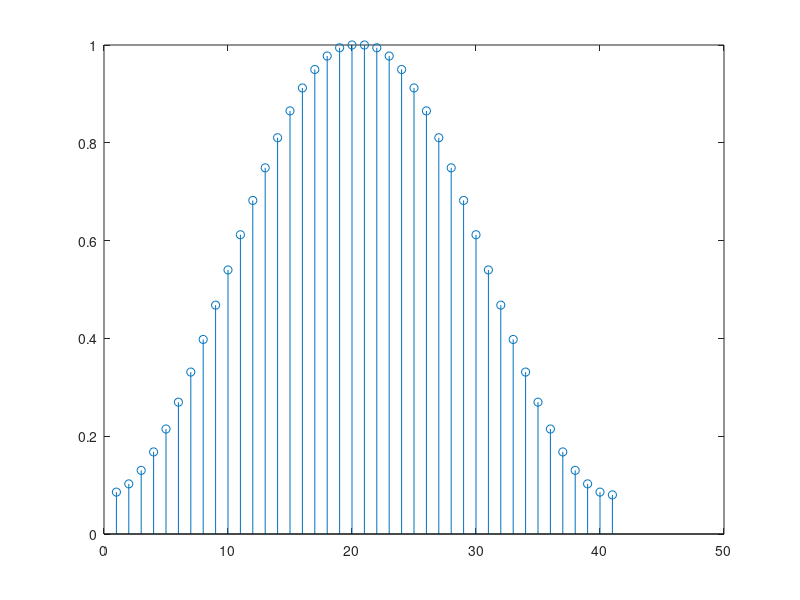
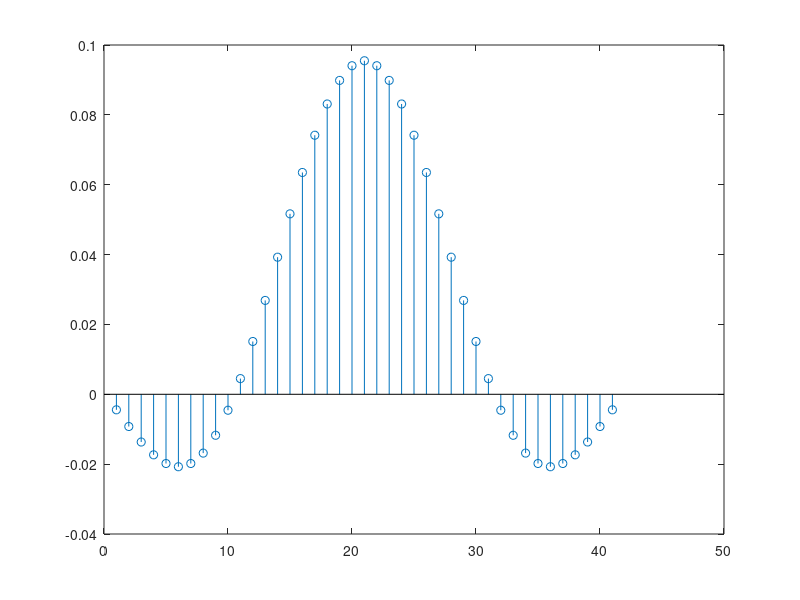
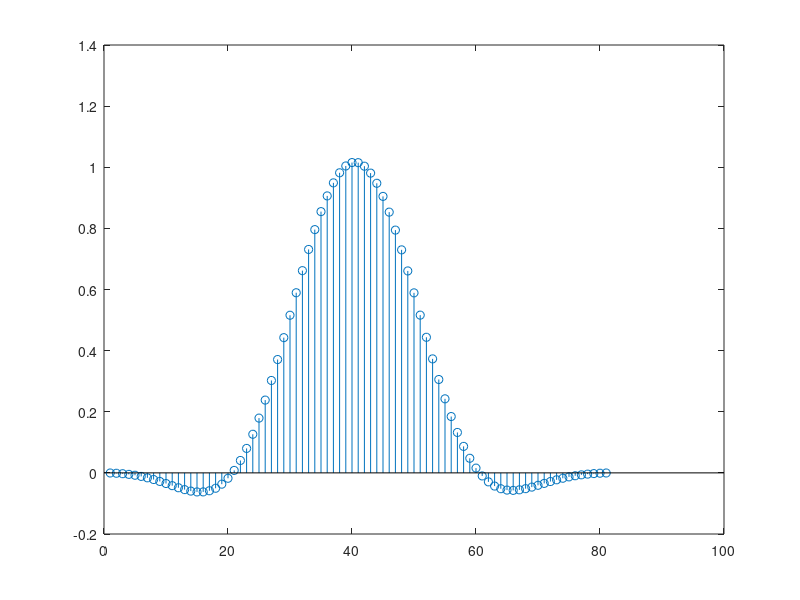
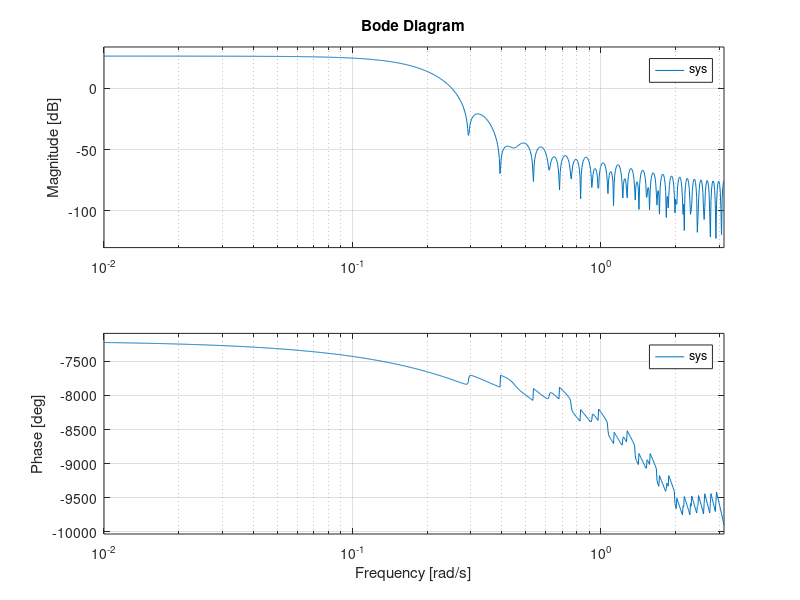

The MATLAB source for these figures, in order: (Note: this script raises an error after producing the figures.)
clc;
home;
close all;

%% Task - 1
% Design a LPF to meet Following Parameters
% With Hanning Window

% =------------Parameters-----------=

% In Hertz 
fs = 48e3;      % Sampling Frequency
f1 = 9.2e3;     % Stop-band frequnecy
fp = 5.2e3;     % Passband edge frequency
fc = (f1+fp)/2; % Cut-off frequency
% in randians
ws = (2*pi*fs);   
w1 = pi*(2*pi*f1)/(ws/2)
wp = pi*(2*pi*fp)/(ws/2)
wc = (2*pi*fc)/(ws/2)
wb = w1- wp    % Mainlobe Width

% Passband Stopband Attenuations
As = 50;        % in dB desired >= 50dB
Ap = 0.3;       % in dB desired <= 0.3dB

% Stop band and Passband ripple
rp = (10^(Ap/20) - 1) / (10^(Ap/20) + 1); 
rs = 10^-(As/20);
delta = min(rp,rs);

A = -20*log10(delta)
M = (6.6*pi)/wb;
M = ceil(M)
    if(rem(M,2) == 1)
        M = M + 1
    end
L = M+1;
n = 0:M;

% Hamming/Hanning Window Function
a = 0.54;
Wh = a +(1-a)*cos(2*pi*n*(L-1)^-1); %  Hanning  Window Function
Wh = circshift(Wh,[0,M/2]);         %  Non-Causal to Causal

Hd = (wc/pi)*sinc((wc/pi)*(n-M/2)); %  Ideal Low Pass Filter
Hf = conv(Wh,Hd);                        %  Filter-co-efficient 


sys = filt([Hf],[1]);

figure(1);
stem(Wh);
figure(2);
stem(Hd);
figure(3);
stem(Hf);
figure(4);
bode(sys);

w = -pi/2:0.01:pi/2;
[M,P] = freqresp(sys,w);

figure(5);
subplot(2,1,1)
plot(w,log10(squeeze(abs(M))));
subplot(2,1,2)
plot(w,squeeze(angle(M)));


%% Task - 2
% Design a BPF to meet Following Parameters
% With Blackman Window

% % =------------Parameters-----------=
% 
% % In Hertz 
% fs  = 2e3;      % Sampling Frequency
% fs1 = 200;      % Stopband frequency-1
% fp1 = 300;      % Passband frequnecy-1
% fp2 = 500;      % Passband frequency-2
% fs2 = 500;      % Stopband frequency-2
% 
% % Normalized Frequencies
% ws = (2*pi*fs);   
% wp1= pi*(2*pi*fp1)/(ws/2);
% wp2= pi*(2*pi*fp2)/(ws/2);
% ws1= pi*(2*pi*fs1)/(ws/2);
% ws1= pi*(2*pi*fs1)/(ws/2);
% 
% wc1= (wp1-ws2)/2;   % Lower Cut-off Frequency
% wc2= (ws2-wp2)/2;   % Upper Cut-off Freqeuncy
% 
% % Passband Stopband Attenuations
% As = 60;        % in dB desired >= 60dB
% Ap = 0.3;       % in dB desired <= 0.1dB
% 
% % Stop band and Passband ripple
% rp = (10^(Ap/20) - 1) / (10^(Ap/20) + 1); 
% rs = 10^-(As/20);
% delta = min(rp,rs);
% 
% A = -20*log10(delta)
% M = (6.6*pi)/wb;
% M = ceil(M)
%     if(rem(M,2) == 1)
%         M = M + 1
%     end
% L = M+1;
% n = 0:M;
% 
% % Hamming/Hanning Window Function
% a = 0.54;
% Wh = a +(1-a)*cos(2*pi*n*(L-1)^-1); %  Hanning  Window Function
% Wh = circshift(Wh,[0,M/2]);         %  Non-Causal to Causal
% 
% Hd = (sin()-sin())(pi*(n-(M/2)))^-1; %  Ideal Low Pass Filter
% Hf = conv(Wh,Hd);                        %  Filter-co-efficient 
% 
% 
% sys = filt([Hf],[1]);
% 
% figure(1);
% stem(Wh);
% figure(2);
% stem(Hd);
% figure(3);
% stem(Hf);
% figure(4);
% bode(sys);
% 
% w = -pi/2:0.01:pi/2;
% [M,P] = freqresp(sys,w);
% 
% figure(5);
% subplot(2,1,1)
% plot(w,log10(squeeze(abs(M))));
% subplot(2,1,2)
% plot(w,squeeze(angle(M)));
% 
% 
% 


